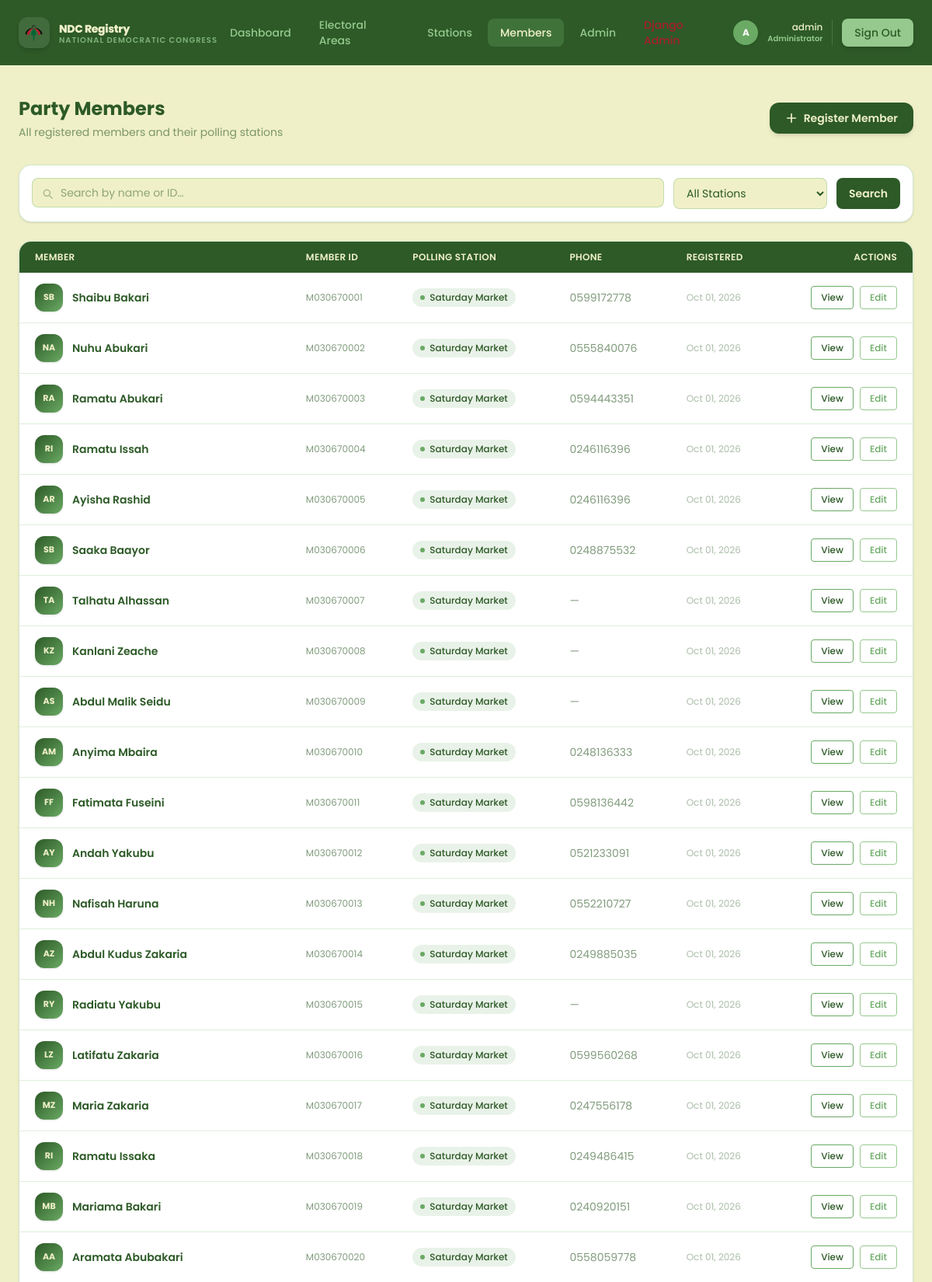
Screenshot of /members/ (signed in, upper part) with the database file from the repository.
### core/models.py (models this page shows, shortened)
class PartyMember(models.Model):
    GENDER_CHOICES = [
        ('M', 'Male'),
        ('F', 'Female'),
    ]
    member_id = models.CharField(
        max_length=10,
        unique=True,
        editable=True,
        validators=[validate_member_id])
    first_name = models.CharField(max_length=50)
    middle_name = models.CharField(max_length=50, blank=True)
    last_name = models.CharField(max_length=50)
    gender = models.CharField(max_length=1, choices=GENDER_CHOICES, blank=True)
    date_of_birth = models.DateField(null=True, blank=True)
    phone = models.CharField(max_length=10, blank=True, validators=[validation_phone_no])
    occupation = models.CharField(max_length=100, blank=True)
    address = models.CharField(max_length=200, blank=True)
    ghana_card_id = models.CharField(
        max_length=15,
        blank=True,
        verbose_name='Ghana Card',
        validators=[validation_ghana_card]
        )
    voters_id = models.CharField(
        max_length=10,
        blank=True,
        unique=True,
        verbose_name='Voters ID',
        validators=[validation_voter_id]
        )
    polling_station = models.ForeignKey(
        PollingStation,
        on_delete=models.SET_NULL,
        null=True,
        related_name='members'
    )
    date_registered = models.DateField(default=timezone.now)
    registered_by = models.ForeignKey(
        User,
        on_delete=models.SET_NULL,
        null=True,
        blank=True,
        related_name='registered_members'
    )
    class Meta:
        ordering = ['-date_registered', 'last_name']

class PollingStation(models.Model):
    name = models.CharField(max_length=100)
    location = models.CharField(max_length=200, blank=True)
    constituency = models.CharField(max_length=100, blank=True)
    description = models.TextField(blank=True)
    created_at = models.DateTimeField(auto_now_add=True)
    electoral_area = models.ForeignKey(
        ElectoralArea,
        on_delete=models.CASCADE,
        null=True,
        blank=True,
        related_name='stations',
    )
    class Meta:
        ordering = ['name']

### core/views.py (the view, shortened to what this page needs)
# urls.py: path('members/', views.member_list_view, name='member_list'),
@login_required
def member_list_view(request):
    qs = PartyMember.objects.select_related('polling_station').order_by('-date_registered')
    q = request.GET.get('q', '').strip()
    station_id = request.GET.get('station', '')
    if station_id:
        qs = qs.filter(polling_station_id=station_id)
    return render(request, 'core/member_list.html', {
        'members': qs,
        'stations': PollingStation.objects.all(),
        'q': q,
        'selected_station': station_id,
    })

### templates/core/member_list.html (shortened to what this page needs)
{% extends "core/base.html" %}
{% block content %}
<div class="max-w-7xl mx-auto px-6 py-10">
    <div class="flex flex-col sm:flex-row sm:items-center justify-between gap-4 mb-8 animate-fade-up">
        <div>
            <h1 class="text-2xl font-bold text-[#2d5a27]">Party Members</h1>
            <p class="text-sm text-[#2d5a27]/60 mt-1">All registered members and their polling stations</p>
        </div>
        {% if user.is_staff or user.is_superuser %}
        <a href="{% url 'member_create' %}"
           class="inline-flex items-center gap-2 px-5 py-2.5 bg-[#2d5a27] text-[#f0f0c8] text-sm font-semibold rounded-xl
                  hover:bg-[#6aaa64] hover:scale-105 active:scale-95 transition-all duration-200 shadow-md btn-press">
            <svg class="w-4 h-4" fill="none" stroke="currentColor" stroke-width="2.5" viewBox="0 0 24 24">
                <path stroke-linecap="round" stroke-linejoin="round" d="M12 4v16m8-8H4"/>
            </svg>
            Register Member
        </a>
        {% endif %}
    </div>
    <div class="bg-white border border-[#95c98d]/40 rounded-2xl p-4 mb-6 flex flex-col sm:flex-row gap-3 animate-fade-up delay-100 shadow-sm">
        <form method="get" class="flex flex-col sm:flex-row gap-3 w-full">
        <div class="relative flex-1">
            <svg class="absolute left-3 top-1/2 -translate-y-1/2 w-4 h-4 text-[#2d5a27]/40" fill="none" stroke="currentColor" stroke-width="2" viewBox="0 0 24 24">
                <path stroke-linecap="round" stroke-linejoin="round" d="M21 21l-4.35-4.35M17 11A6 6 0 105 11a6 6 0 0012 0z"/>
            </svg>
            <input type="text" name="q" value="{{ q }}" placeholder="Search by name or ID…"
                   class="w-full pl-9 pr-4 py-2 text-sm border border-[#95c98d]/50 rounded-lg focus:outline-none focus:ring-2 focus:ring-[#6aaa64]/40 bg-[#f0f0c8]"/>
        </div>
        <select name="station" onchange="this.form.submit()"
                class="px-3 py-2 text-sm border border-[#95c98d]/50 rounded-lg focus:outline-none focus:ring-2 focus:ring-[#6aaa64]/40 bg-[#f0f0c8] text-[#2d5a27]">
            <option value="">All Stations</option>
        </select>
        <button type="submit"
                class="px-4 py-2 bg-[#2d5a27] text-[#f0f0c8] text-sm font-semibold rounded-lg hover:bg-[#6aaa64] transition-colors">
            Search
        </button>
        </form>
    </div>
    <div class="bg-white border border-[#95c98d]/40 rounded-2xl shadow-sm overflow-hidden animate-fade-up delay-200">
        <div class="overflow-x-auto">
            <table class="w-full text-sm">
                <thead>
                    <tr class="bg-[#2d5a27] text-[#f0f0c8] text-xs uppercase tracking-wide">
                        <th class="px-5 py-3 text-left font-semibold">Member</th>
                        <th class="px-5 py-3 text-left font-semibold hidden sm:table-cell">Member ID</th>
                        <th class="px-5 py-3 text-left font-semibold hidden md:table-cell">Polling Station</th>
                        <th class="px-5 py-3 text-left font-semibold hidden lg:table-cell">Phone</th>
                        <th class="px-5 py-3 text-left font-semibold hidden lg:table-cell">Registered</th>
                        <th class="px-5 py-3 text-right font-semibold">Actions</th>
                    </tr>
                </thead>
                <tbody class="divide-y divide-[#95c98d]/30">
                    {% for member in members %}
                    <tr class="hover:bg-[#f0f0c8]/60 transition-all duration-150 cursor-pointer">
                        <td class="px-5 py-3.5">
                            <div class="flex items-center gap-3">
                                <div class="w-9 h-9 rounded-xl bg-gradient-to-br from-[#2d5a27] to-[#6aaa64] flex items-center justify-center shrink-0 shadow-sm">
                                    <span class="text-[11px] font-bold text-[#f0f0c8]">{{ member.first_name.0|upper }}{{ member.last_name.0|upper }}</span>
                                </div>
                                <div>
                                    <p class="font-semibold text-[#2d5a27]">{{ member.first_name }} {{ member.last_name }}</p>
                                </div>
                            </div>
                        </td>
                        <td class="px-5 py-3 hidden sm:table-cell text-[#2d5a27]/60 font-mono text-xs">{{ member.member_id }}</td>
                        <td class="px-5 py-3 hidden md:table-cell">
                            <span class="inline-flex items-center gap-1.5 px-2.5 py-1 rounded-full bg-[#6aaa64]/15 text-[#2d5a27] text-xs font-medium">
                                <span class="w-1.5 h-1.5 rounded-full bg-[#6aaa64]"></span>
                                {{ member.polling_station.name }}
                            </span>
                        </td>
                        <td class="px-5 py-3 hidden lg:table-cell text-[#2d5a27]/60">{{ member.phone|default:"—" }}</td>
                        <td class="px-5 py-3 hidden lg:table-cell text-[#2d5a27]/40 text-xs">{{ member.date_registered|date:"M d, Y" }}</td>
                        <td class="px-5 py-3 text-right">
                            <div class="flex items-center justify-end gap-2">
                                <a href="{% url 'member_detail' member.pk %}"
                                   class="px-3 py-1.5 text-xs font-medium text-[#2d5a27] border border-[#6aaa64] rounded hover:bg-[#2d5a27] hover:text-[#f0f0c8] transition-colors">
                                    View
                                </a>
                                {% if user.is_staff %}
                                <a href="{% url 'member_edit' member.pk %}"
                                   class="px-3 py-1.5 text-xs font-medium text-[#6aaa64] border border-[#95c98d] rounded hover:bg-[#6aaa64] hover:text-white transition-colors">
                                    Edit
                                </a>
                                {% endif %}
                            </div>
                        </td>
                    </tr>
                    {% endfor %}
                </tbody>
            </table>
        </div>
    </div>
</div>
{% endblock content %}

### templates/core/partials/navbar.html (shortened to what this page needs)
{% load static %}
<nav class="w-full bg-[#2d5a27] sticky top-0 z-50 transition-all duration-300">
    <div class="container mx-auto max-w-7xl px-6 py-3.5">
        <div class="flex items-center justify-between">
            <a href="{% url 'home' %}" class="flex items-center gap-3 select-none group">
                <div class="w-10 h-10 rounded-xl bg-white/10 flex items-center justify-center shrink-0 shadow-md
                            group-hover:bg-white/20 group-hover:scale-110 transition-all duration-300">
                    <img src="{% static 'images/ndc-logo.png' %}"
                         alt="NDC Logo"
                         class="w-8 h-8 object-contain"/>
                </div>
                <div class="flex flex-col leading-none">
                    <span class="text-sm font-extrabold text-[#f0f0c8] tracking-tight group-hover:text-white transition-colors">NDC Registry</span>
                    <span class="text-[10px] font-semibold text-[#95c98d]/80 uppercase tracking-widest hidden sm:block">National Democratic Congress</span>
                </div>
            </a>
            {% if user.is_authenticated %}
            <div class="hidden md:flex items-center gap-1 flex-1 justify-center">
                {% with request.resolver_match.url_name as url_name %}
                <a href="{% url 'home' %}"
                   class="px-4 py-2 rounded-lg text-sm font-medium transition-all duration-200
                          {% if url_name == 'home' %}bg-[#6aaa64]/30 text-[#f0f0c8]{% else %}text-[#95c98d] hover:text-[#f0f0c8] hover:bg-[#6aaa64]/20{% endif %}">
                    Dashboard
                </a>
                <a href="{% url 'area_list'%}"
                   class="px-4 py-2 rounded-lg text-sm font-medium transition-all duration-200
                          {% if url_name == 'area_list' %}bg-[#6aaa64]/30 text-[#f0f0c8]{% else %}text-[#95c98d] hover:text-[#f0f0c8] hover:bg-[#6aaa64]/20{% endif %}">
                    Electoral Areas
                </a>
                <a href="{% url 'station_list' %}"
                   class="px-4 py-2 rounded-lg text-sm font-medium transition-all duration-200
                          {% if url_name == 'station_list' %}bg-[#6aaa64]/30 text-[#f0f0c8]{% else %}text-[#95c98d] hover:text-[#f0f0c8] hover:bg-[#6aaa64]/20{% endif %}">
                    Stations
                </a>
                <a href="{% url 'member_list' %}"
                   class="px-4 py-2 rounded-lg text-sm font-medium transition-all duration-200
                          {% if url_name == 'member_list' %}bg-[#6aaa64]/30 text-[#f0f0c8]{% else %}text-[#95c98d] hover:text-[#f0f0c8] hover:bg-[#6aaa64]/20{% endif %}">
                    Members
                </a>
                {% if user.is_staff %}
                <a href="{% url 'admin_dashboard' %}"
                   class="px-4 py-2 rounded-lg text-sm font-medium transition-all duration-200
                          {% if url_name == 'admin_dashboard' %}bg-[#6aaa64]/30 text-[#f0f0c8]{% else %}text-[#95c98d] hover:text-[#f0f0c8] hover:bg-[#6aaa64]/20{% endif %}">
                    Admin
                </a>
                {% endif %}
                {% if user.is_superuser %}
                <a href="/admin/"
                   class="px-4 py-2 rounded-lg text-sm font-medium text-[#c8102e]/80 hover:text-[#f0f0c8] hover:bg-[#c8102e]/20 transition-all duration-200">
                </a>
                {% endif %}
                {% endwith %}
            </div>
            {% endif %}
            <div class="flex items-center gap-3">
                {% if user.is_authenticated %}
                    <div class="hidden sm:flex items-center gap-3 border-r border-[#6aaa64]/40 pr-3">
                        <div class="w-8 h-8 rounded-full bg-[#6aaa64] flex items-center justify-center text-white text-xs font-bold shadow-sm">
                            {{ user.get_full_name|default:user.username|slice:":1"|upper }}
                        </div>
                        <div class="flex flex-col text-right">
                            <span class="text-xs text-[#f0f0c8] font-medium leading-tight">{{ user.get_full_name|default:user.username }}</span>
                            {% if user.is_staff %}
                            <span class="text-[10px] text-[#95c98d] font-semibold">Administrator</span>
                            {% else %}
                            <span class="text-[10px] text-[#6aaa64] font-semibold">Member</span>
                            {% endif %}
                        </div>
                    </div>
                    <a href="{% url 'logout' %}"
                       class="px-4 py-2 text-sm font-medium text-[#2d5a27] bg-[#95c98d] rounded-lg
                              hover:bg-[#f0f0c8] hover:scale-105 active:scale-95 transition-all duration-200 shadow-md">
                        Sign Out
                    </a>
                {% else %}
                    {% comment %} <a href="#"
                       class="px-4 py-2 text-sm font-medium text-white bg-[#6aaa64] rounded-lg
                              hover:bg-[#95c98d] hover:scale-105 active:scale-95 transition-all duration-200 shadow-md">
                        Sign In
                    </a> {% endcomment %}
                {% endif %}
            </div>
        </div>
    </div>
</nav>

### templates/core/base.html (style rules this page uses)
* { font-family: 'Poppins', sans-serif; }
.animate-fade-up { animation: fadeUp 0.6s ease both; }
.delay-100 { animation-delay: 0.1s; }
.delay-200 { animation-delay: 0.2s; }

### rows the page displays
PartyMember: first_name.0 "S", last_name.0 "B", first_name "Shaibu", last_name "Bakari", member_id "M030670001", polling_station.name "Saturday Market", phone "0599172778", date_registered "Oct 01, 2026"
PartyMember: first_name.0 "N", last_name.0 "A", first_name "Nuhu", last_name "Abukari", member_id "M030670002", polling_station.name "Saturday Market", phone "0555840076", date_registered "Oct 01, 2026"
PartyMember: first_name.0 "R", last_name.0 "A", first_name "Ramatu", last_name "Abukari", member_id "M030670003", polling_station.name "Saturday Market", phone "0594443351", date_registered "Oct 01, 2026"
PartyMember: first_name.0 "R", last_name.0 "I", first_name "Ramatu", last_name "Issah", member_id "M030670004", polling_station.name "Saturday Market", phone "0246116396", date_registered "Oct 01, 2026"
PartyMember: first_name.0 "A", last_name.0 "R", first_name "Ayisha", last_name "Rashid", member_id "M030670005", polling_station.name "Saturday Market", phone "0246116396", date_registered "Oct 01, 2026"
PartyMember: first_name.0 "S", last_name.0 "B", first_name "Saaka", last_name "Baayor", member_id "M030670006", polling_station.name "Saturday Market", phone "0248875532", date_registered "Oct 01, 2026"
PartyMember: first_name.0 "T", last_name.0 "A", first_name "Talhatu", last_name "Alhassan", member_id "M030670007", polling_station.name "Saturday Market", phone "—", date_registered "Oct 01, 2026"
PartyMember: first_name.0 "K", last_name.0 "Z", first_name "Kanlani", last_name "Zeache", member_id "M030670008", polling_station.name "Saturday Market", phone "—", date_registered "Oct 01, 2026"
PartyMember: first_name.0 "A", last_name.0 "S", first_name "Abdul Malik", last_name "Seidu", member_id "M030670009", polling_station.name "Saturday Market", phone "—", date_registered "Oct 01, 2026"
PartyMember: first_name.0 "A", last_name.0 "M", first_name "Anyima", last_name "Mbaira", member_id "M030670010", polling_station.name "Saturday Market", phone "0248136333", date_registered "Oct 01, 2026"
PartyMember: first_name.0 "F", last_name.0 "F", first_name "Fatimata", last_name "Fuseini", member_id "M030670011", polling_station.name "Saturday Market", phone "0598136442", date_registered "Oct 01, 2026"
PartyMember: first_name.0 "A", last_name.0 "Y", first_name "Andah", last_name "Yakubu", member_id "M030670012", polling_station.name "Saturday Market", phone "0521233091", date_registered "Oct 01, 2026"
PartyMember: first_name.0 "N", last_name.0 "H", first_name "Nafisah", last_name "Haruna", member_id "M030670013", polling_station.name "Saturday Market", phone "0552210727", date_registered "Oct 01, 2026"
PartyMember: first_name.0 "A", last_name.0 "Z", first_name "Abdul Kudus", last_name "Zakaria", member_id "M030670014", polling_station.name "Saturday Market", phone "0249885035", date_registered "Oct 01, 2026"
PartyMember: first_name.0 "R", last_name.0 "Y", first_name "Radiatu", last_name "Yakubu", member_id "M030670015", polling_station.name "Saturday Market", phone "—", date_registered "Oct 01, 2026"
PartyMember: first_name.0 "L", last_name.0 "Z", first_name "Latifatu", last_name "Zakaria", member_id "M030670016", polling_station.name "Saturday Market", phone "0599560268", date_registered "Oct 01, 2026"
PartyMember: first_name.0 "M", last_name.0 "Z", first_name "Maria", last_name "Zakaria", member_id "M030670017", polling_station.name "Saturday Market", phone "0247556178", date_registered "Oct 01, 2026"
PartyMember: first_name.0 "R", last_name.0 "I", first_name "Ramatu", last_name "Issaka", member_id "M030670018", polling_station.name "Saturday Market", phone "0249486415", date_registered "Oct 01, 2026"
PartyMember: first_name.0 "M", last_name.0 "B", first_name "Mariama", last_name "Bakari", member_id "M030670019", polling_station.name "Saturday Market", phone "0240920151", date_registered "Oct 01, 2026"
PartyMember: first_name.0 "A", last_name.0 "A", first_name "Aramata", last_name "Abubakari", member_id "M030670020", polling_station.name "Saturday Market", phone "0558059778", date_registered "Oct 01, 2026"

### other values shown
{{ user.get_full_name|default:user.username|slice:":1"|upper }} "A"
{{ user.get_full_name|default:user.username }} "admin"
